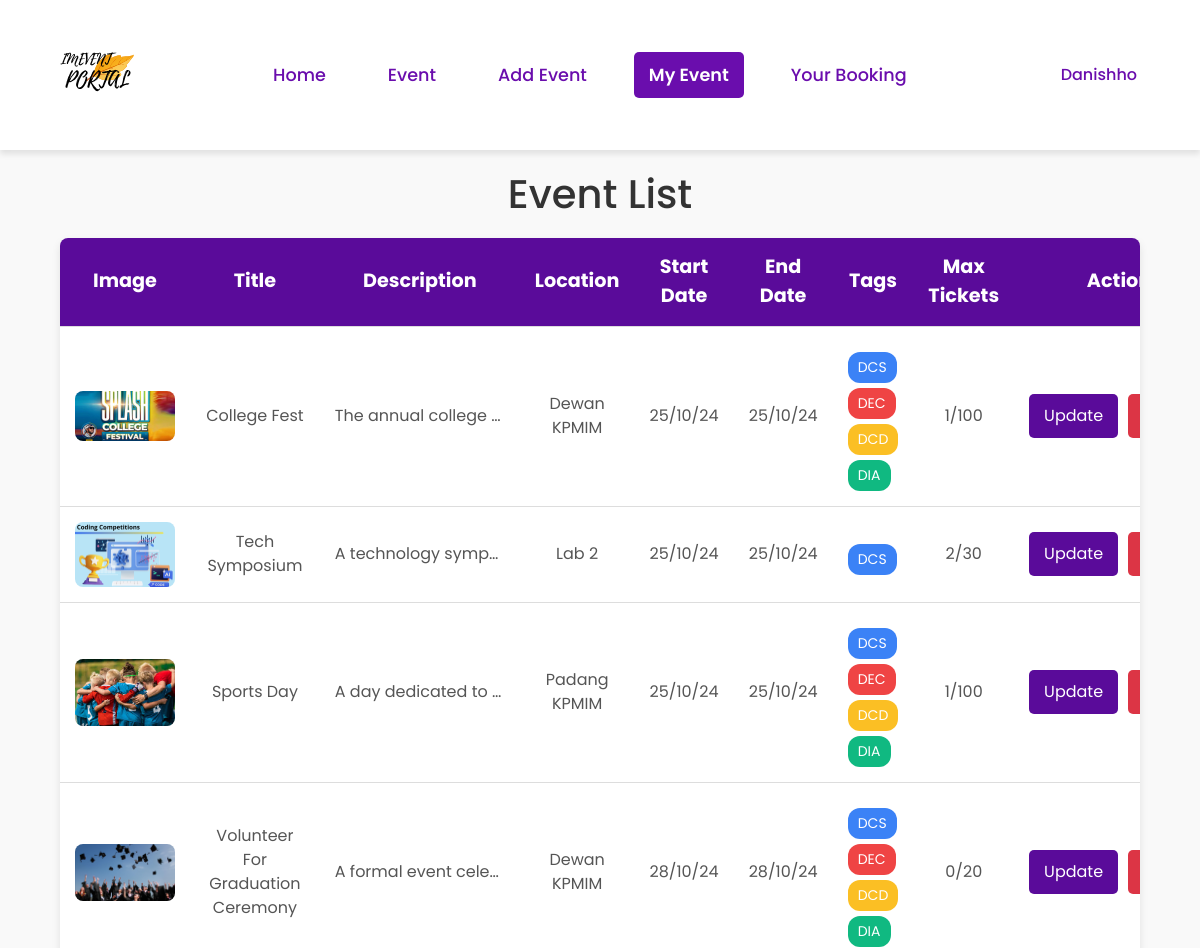
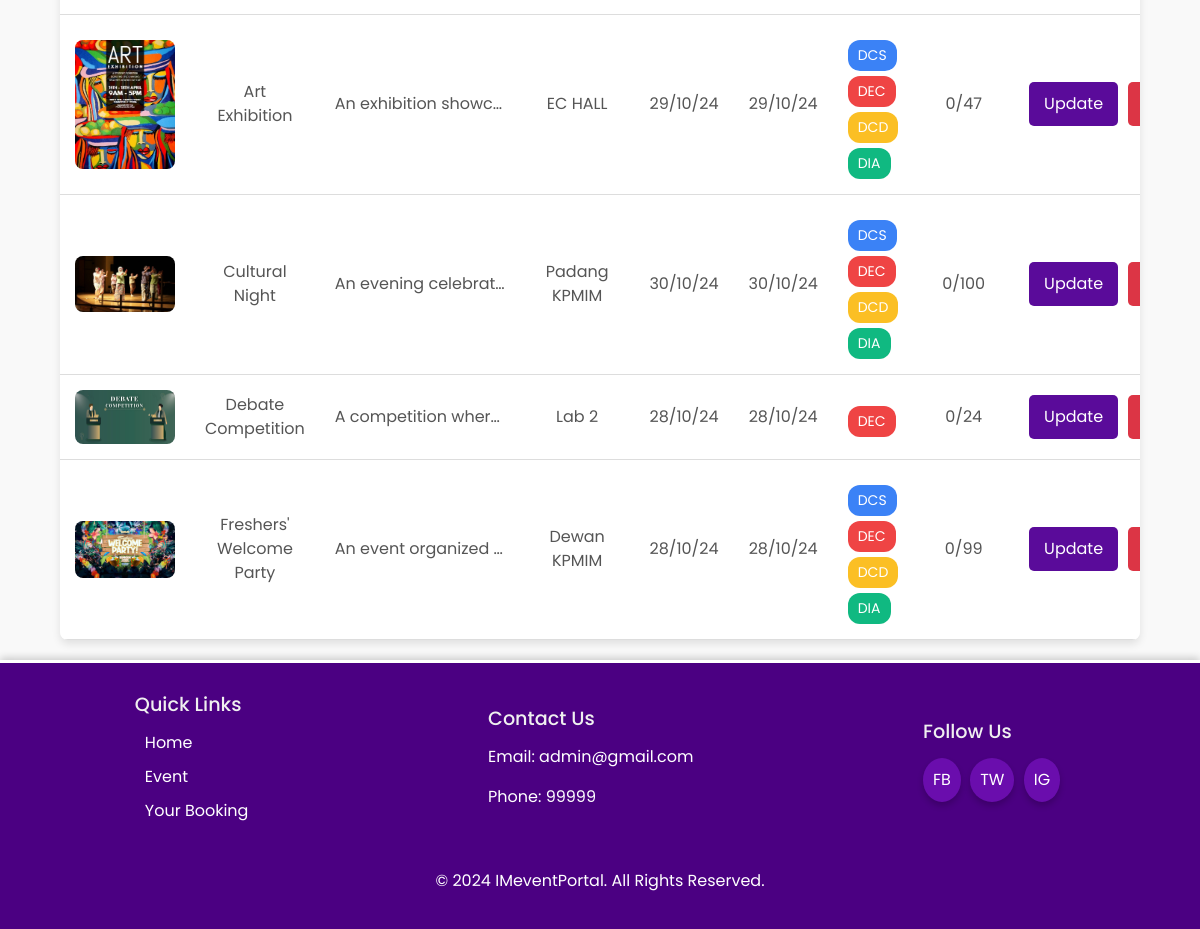
The page /myevent/ (signed in) on the database its author committed (2 pictures, top to bottom).
### Event/models.py (models this page shows, shortened)
class CustomUser(AbstractUser):
    email = models.EmailField(unique=True)
    user_type = models.CharField(max_length=10, choices=USER_TYPE_CHOICES, default='student')
    phone_number = models.CharField(max_length=15, null=True, blank=True)

class Event(models.Model):
    event_id = models.AutoField(primary_key=True)
    title = models.CharField(max_length=200)
    image = models.ImageField(upload_to='event_images/')
    description = models.TextField()
    location = models.CharField(max_length=255)
    start_date = models.DateField()
    end_date = models.DateField()
    max_tickets = models.PositiveIntegerField()
    tags = models.ManyToManyField(Tag, related_name='events', blank=True)
    created_by = models.ForeignKey(CustomUser, related_name='created_events', on_delete=models.CASCADE, limit_choices_to={'user_type': 'mpp'})

class Tag(models.Model):
    tag_id = models.AutoField(primary_key=True)
    name = models.CharField(max_length=50, unique=True)

### Event/views.py (the view)
# urls.py: path('myevent/', views.myevent, name='myevent'),
def myevent(request):
    if request.user.user_type == 'Admin':
        events = Event.objects.all()
        for event in events:
            event.booked_count = Booking.objects.filter(event=event).count()
        return render(request, 'admainevent.html', {'events': events})
    events = Event.objects.filter(created_by=request.user.id)
    for event in events:
        event.booked_count = Booking.objects.filter(event=event).count()
    return render(request, 'myevent.html', {'events': events})

### Event/templates/myevent.html (shortened to what this page needs)
{% extends 'base.html' %}
{% load static %}
{% block extra_head %}
    <link rel="stylesheet" href="https://cdn.jsdelivr.net/npm/bootstrap@4.0.0/dist/css/bootstrap.min.css">
    <link rel="stylesheet" href="{% static 'css/myevent.css' %}">
{% endblock %}
{% block content %}
    <center><h1>Event List</h1></center>
     <div class="event-table-container">
        <table class="event-table">
            <thead>
                <tr>
                    <th>Image</th>
                    <th>Title</th>
                    <th>Description</th>
                    <th>Location</th>
                    <th>Start Date</th>
                    <th>End Date</th>
                    <th>Tags</th>
                    <th>Max Tickets</th>
                    <th>Action</th>
                </tr>
            </thead>
            <tbody>
                {% for event in events %}
                    <tr>
                        <td><img src="{{ event.image.url }}" alt="Event Image"></td>
                        <td>{{ event.title }}</td>
                        <td class="description">{{ event.description }}</td>
                        <td>{{ event.location }}</td>
                        <td>{{ event.start_date|date:"d/m/y" }}</td>
                        <td>{{ event.start_date|date:"d/m/y" }}</td>
                        <td>
                            <div class="tags">
                                {% for tag in event.tags.all %}
                                    <span class="tag {{ tag.name|lower }}">{{ tag.name }}</span>
                                {% endfor %}
                            </div>
                        </td>
                        <td>{{ event.booked_count }}/{{ event.max_tickets }}</td>
                        <td>
                            <div class="action-container">
                                <a href="{% url 'update_event' event.event_id %}"><button class="action-btn update">Update</button></a>
                                <button class="action-btn delete btn btn-danger" data-toggle="modal" data-target="#deleteModal" data-event-id="{{ event.event_id }}">Delete</button>
                            </div>
                        </td>
                    </tr>
                {% endfor %}
            </tbody>
        </table>
    </div>
{% endblock %}

### Event/templates/base.html (shortened to what this page needs)
{% load static %}
<!doctype html>
<html lang="en">
<head>
    <link rel="stylesheet" href="https://cdnjs.cloudflare.com/ajax/libs/font-awesome/6.0.0-beta3/css/all.min.css">
    {% block extra_head %}
    {% endblock %}
</head>
<body>
    <div class="wrapper">
        <nav class="nav">
            <div class="container">
                <div class="nav-content">
                    <div class="logo">
                        <img src="{% static 'image/IMEVENT.svg' %}" alt="Logo">
                    </div>
                    <div class="nav-links">
                        <a href="{% url 'index' %}" class="{% if request.path == '/' %}active{% endif %}">Home</a>
                        <a href="{% url 'event' %}" class="{% if request.path == '/event/' %}active{% endif %}">Event</a>
                        {% if request.user.user_type == 'Mpp' or request.user.user_type == 'Admin' %}
                            <a href="{% url 'createEvent' %}" class="{% if request.path == '/createEvent/' %}active{% endif %}">Add Event</a>
                            <a href="{% url 'myevent' %}" class="{% if request.path == '/myevent/' %}active{% endif %}">My Event</a>
                        {% endif %}
                        <a href="{% url 'yourbooking' %}" class="{% if request.path == '/yourbooking/' %}active{% endif %}">Your Booking</a>
                    </div>
                    <div class="nav-actions">
                        {% if request.user.is_authenticated %}
                            <div class="dropdown">
                                <a href="javascript:void(0)">{{ request.user.username }}</a>
                            </div>
                        {% else %}
                            <a href="{% url 'login' %}">Log In</a>
                            <a href="{% url 'register' %}">Register</a>
                        {% endif %}
                    </div>
                </div>
            </div>
        </nav>
        <main>
            {% block content %}
            {% endblock %}
        </main>
    <footer>
        <div class="footer-navigation">
            <h3>Quick Links</h3>
            <ul>
                <li><a href="{% url 'index' %}">Home</a></li>
                <li><a href="{% url 'event' %}">Event</a></li>
                <li><a href="{% url 'yourbooking' %}">Your Booking</a></li>
            </ul>
        </div>
        <div class="footer-contact">
            <h3>Contact Us</h3>
            <p>Email: admin@gmail.com</p>
            <p>Phone: 99999</p>
        </div>
        <div class="footer-social">
            <h3>Follow Us</h3>
            <div class="social-icons">
                <a href="https://facebook.com" target="_blank" class="social-icon">FB</a>
                <a href="https://twitter.com" target="_blank" class="social-icon">TW</a>
                <a href="https://instagram.com" target="_blank" class="social-icon">IG</a>
            </div>
        </div>
        <div style="width: 100%; text-align: center; padding-top: 20px; color: #fff;">
            <p>&copy; 2024 IMeventPortal. All Rights Reserved.</p>
        </div>
    </footer>
</body>
</html>

### Event/static/css/myevent.css (style rules this page uses)
body { font-family: 'Arial', sans-serif; background-color: #f9f9f9; margin: 0; padding: 0; }
h1 { font-size: 2.5em; color: #333; margin-top: 20px; margin-bottom: 20px; }
.event-table-container { width: 90%; margin: 20px auto; box-shadow: 0 4px 8px rgba(0, 0, 0, 0.1); border-radius: 8px; overflow: hidden; }
.event-table { width: 100%; border-collapse: collapse; background-color: #fff; }
.event-table th, .event-table td { padding: 15px; text-align: center; border-bottom: 1px solid #ddd; }
.event-table th { background-color: #5a0b9a; color: white; font-size: 1.2em; }
.event-table td img { max-width: 100px; height: auto; border-radius: 8px; }
.event-table td { font-size: 1em; color: #555; vertical-align: middle; }
.action-container { display: flex; justify-content: center; gap: 10px; }
.action-btn { display: inline-flex; padding: 10px 15px; border: none; border-radius: 5px; cursor: pointer; transition: background-color 0.3s ease; }
.action-btn.update { background-color: #5a0b9a; color: white; }
.action-btn.delete { background-color: #dc3545; color: white; }
.event-table td.description { max-width: 200px; white-space: nowrap; overflow: hidden; text-overflow: ellipsis; }
.tags { margin-top: 10px; display: flex; flex-direction: column; gap: 5px; }
.tag { background-color: #e2e8f0; color: #2d3748; padding: 5px 10px; border-radius: 12px; font-size: 0.875rem; display: inline-block; width: fit-content; }
.tag.dcs { background-color: #3b82f6; color: white; }
.tag.dia { background-color: #10b981; color: white; }
.tag.dcd { background-color: #fbbf24; color: white; }
.tag.dec { background-color: #ef4444; color: white; }

### Event/templates/base.html (style rules this page uses)
body, html { font-family: 'Poppins', sans-serif; margin: 0; padding: 0; height: 100%; display: flex; flex-direction: column; }
.wrapper { min-height: 100vh; display: flex; flex-direction: column; justify-content: space-between; }
.nav { background-color: #ffffff; box-shadow: 0 4px 6px rgba(0, 0, 0, 0.1); position: sticky; top: 0; z-index: 1000; }
.container { margin-left: auto; margin-right: auto; max-width: 80rem; padding-left: 1rem; padding-right: 1rem; display: flex; align-items: center; justify-content: space-between; }
.nav-content { display: flex; align-items: center; width: 100%; justify-content: space-between; }
.logo img { height: 150px; }
.nav-links { display: flex; align-items: center; }
.nav-links a { margin-right: 2rem; text-decoration: none; color: #6a0dad; font-size: 1.1rem; font-weight: 500; padding: 10px 15px; transition: background-color 0.3s, color 0.3s; border-radius: 5px; }
.nav-links a.active { background-color: #6a0dad; color: #fff; font-weight: 600; }
.nav-actions { display: flex; align-items: center; position: relative; }
.nav-actions .dropdown { position: relative; display: inline-block; }
.nav-actions a { margin-right: 2rem; text-decoration: none; color: #6a0dad; font-weight: 500; padding: 10px 15px; transition: background-color 0.3s; border-radius: 5px; }
footer { background-color: #4B0082; color: #ffffff; padding: 20px; display: flex; flex-wrap: wrap; justify-content: space-around; align-items: center; border-top: 3px solid #ffffff; box-shadow: 0 -2px 8px rgba(0, 0, 0, 0.2); margin-top: auto; }
.footer-navigation, .footer-contact, .footer-social { margin: 10px; }
.footer-navigation h3, .footer-contact h3, .footer-social h3 { color: #f0f0f0; margin-bottom: 15px; font-size: 1.2rem; }
.footer-navigation ul, .footer-social .social-icons { list-style: none; padding: 0; }
.footer-navigation ul li, .social-icon { margin-bottom: 10px; transition: transform 0.3s ease, background-color 0.3s ease, box-shadow 0.3s ease; }
.footer-navigation ul li a, .social-icon { color: #ffffff; text-decoration: none; font-size: 1rem; padding: 5px 10px; border-radius: 8px; transition: color 0.3s ease, background-color 0.3s ease; }
.social-icon { display: inline-block; padding: 10px; background-color: #6A0DAD; margin-right: 5px; border-radius: 50%; box-shadow: 0 4px 6px rgba(0, 0, 0, 0.2); }

### rows shown on the page
CustomUser: user.username "Danishho"
Event: image (picture), title "College Fest", description "The annual college…", location "Dewan KPMIM", start_date "25/10/24", booked_count "1", max_tickets "100"
Tag: name "DCS"
Tag: name "DEC"
Tag: name "DCD"
Tag: name "DIA"
Event: image (picture), title "Tech Symposium", description "A technology symp…", location "Lab 2", start_date "25/10/24", booked_count "2", max_tickets "30"
Event: image (picture), title "Sports Day", description "A day dedicated to…", location "Padang KPMIM", start_date "25/10/24", booked_count "1", max_tickets "100"
Event: image (picture), title "Volunteer For Graduation Ceremony", description "A formal event cele…", location "Dewan KPMIM", start_date "28/10/24", booked_count "0", max_tickets "20"
Event: image (picture), title "Art Exhibition", description "An exhibition showc…", location "EC HALL", start_date "29/10/24", booked_count "0", max_tickets "47"
Event: image (picture), title "Cultural Night", description "An evening celebrat…", location "Padang KPMIM", start_date "30/10/24", booked_count "0", max_tickets "100"
Event: image (picture), title "Debate Competition", description "A competition wher…", location "Lab 2", start_date "28/10/24", booked_count "0", max_tickets "24"
Event: image (picture), title "Freshers' Welcome Party", description "An event organized…", location "Dewan KPMIM", start_date "28/10/24", booked_count "0", max_tickets "99"
